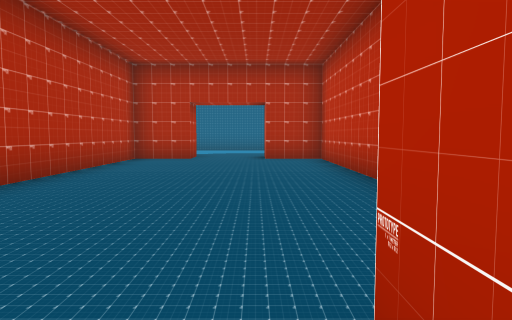
View 1 (above)

20 first-person views from a walk through a scene from a Unity 3-D project. The camera is 1.3 m above the floor, tilts 4° down and sees 70° across. The floor is counted in squares, 2 m on a side. Each view is taken from the middle of a square. On the plan, view 1 faces up. The plan holds only what a view shows up to about 11 squares ahead; the rest is blank. The place goes on beyond the plan. The player is left out.

View 2
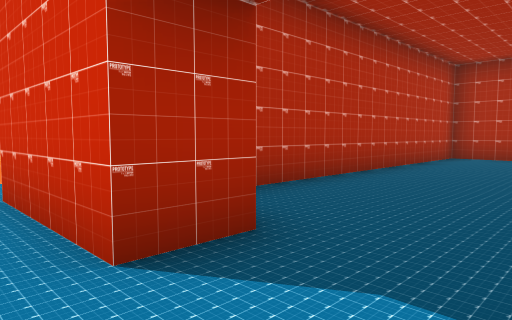

View 3
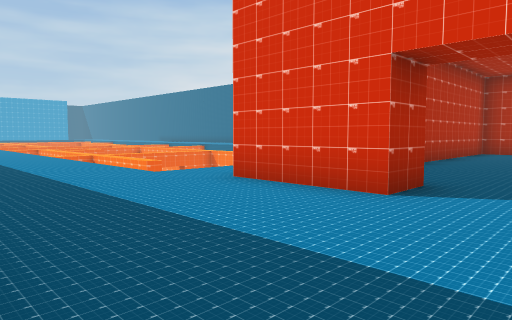

View 4
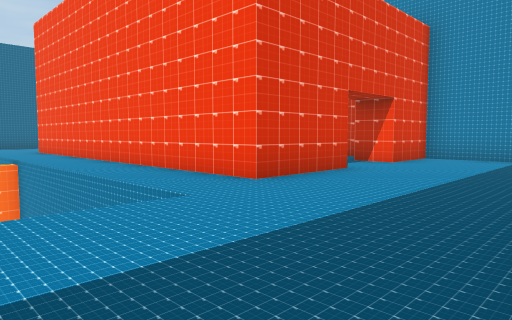

View 5
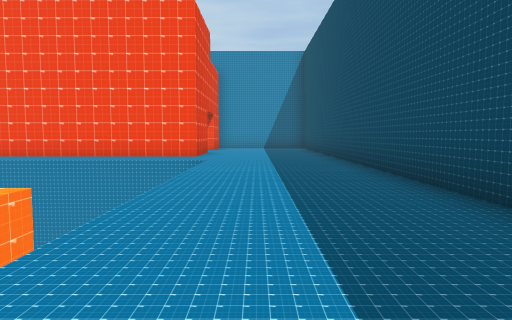

View 6
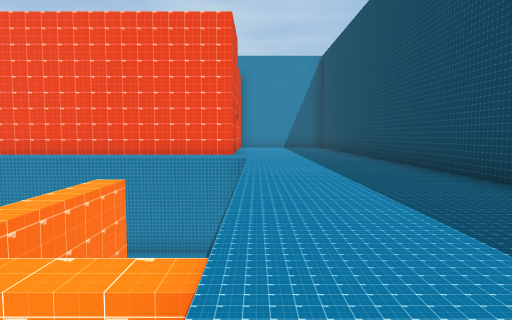

View 7
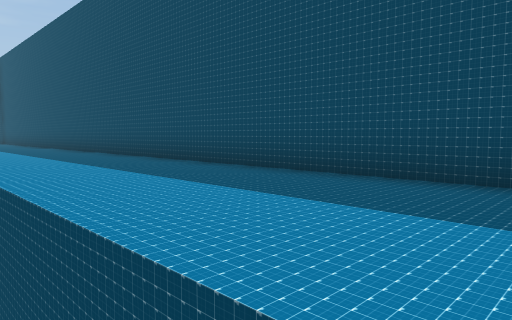

View 8
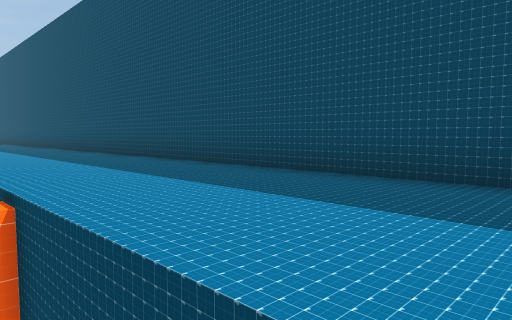

View 9
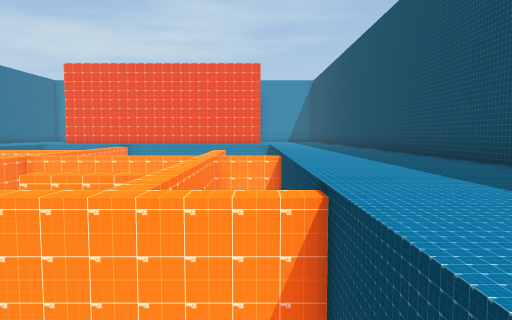

View 10
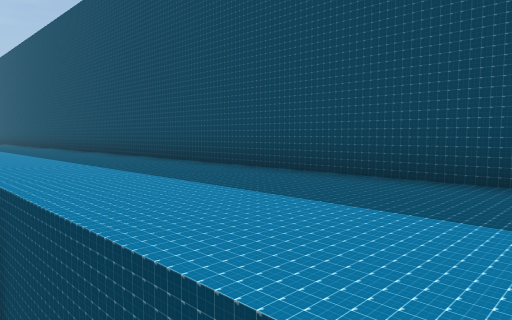

View 11
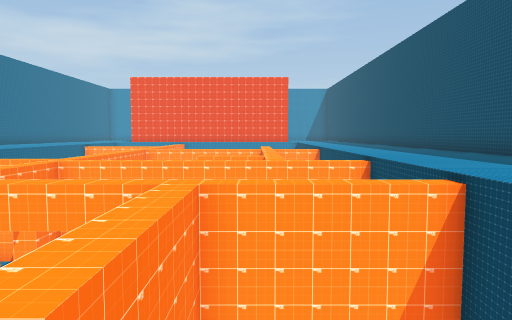

View 12
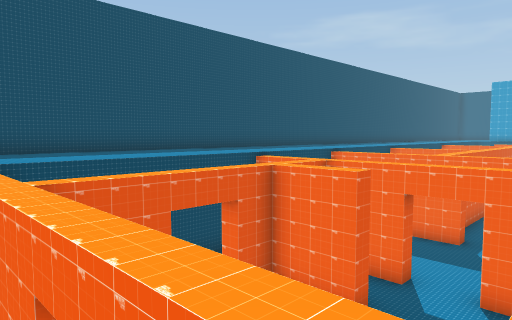

View 13
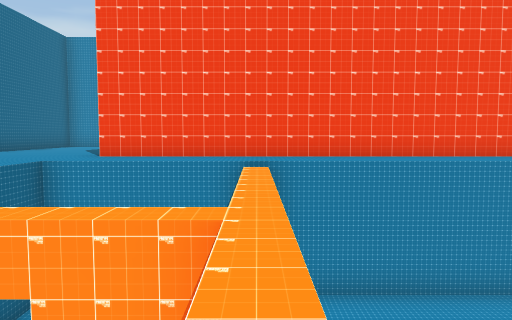

View 14
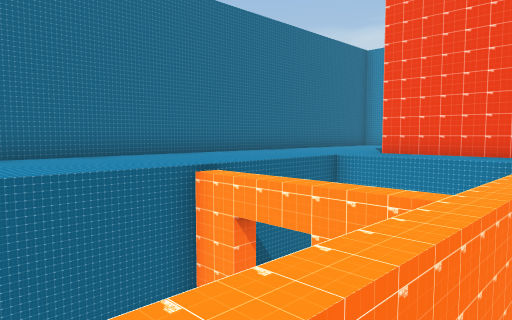

View 15
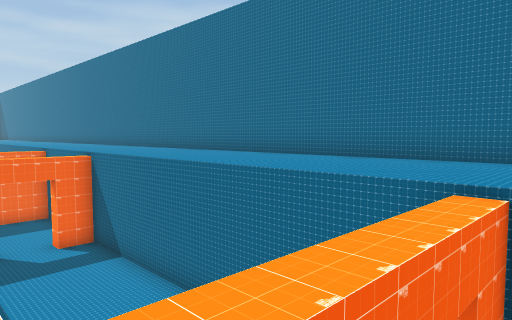

View 16
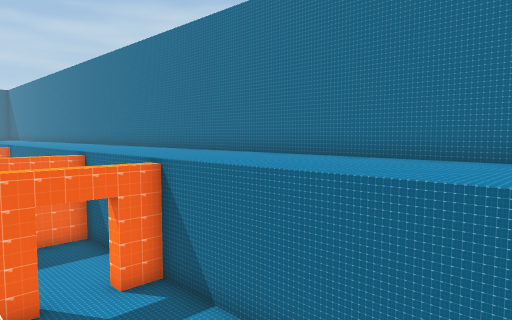

View 17
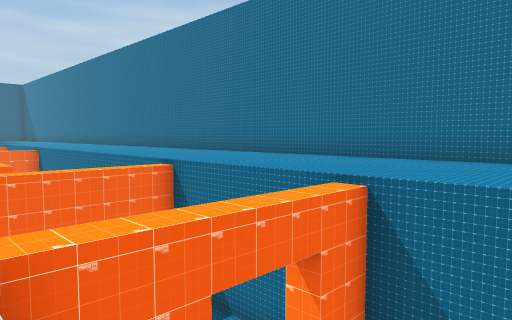

View 18
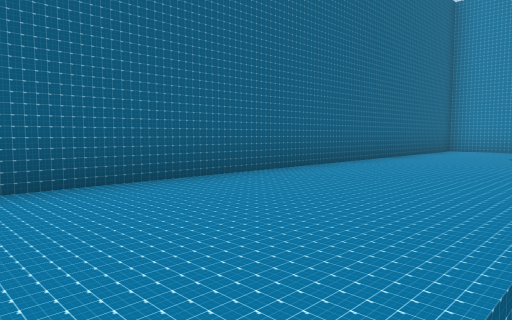

View 19
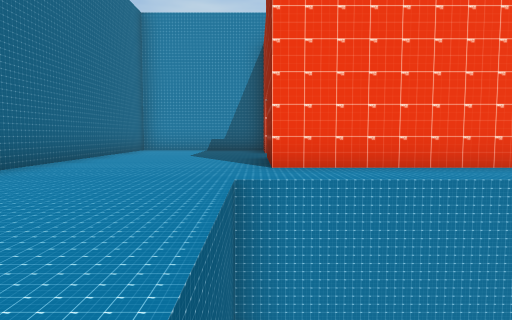

View 20
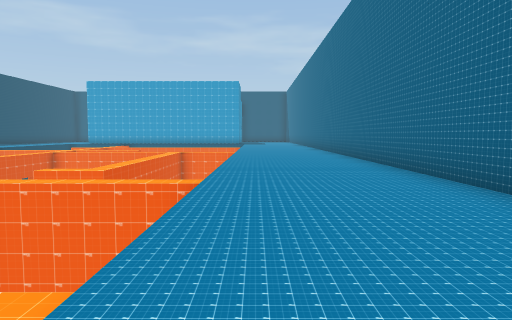

### Floor plan
Key: @ floor where view 1 was taken; # wall or solid block; . main floor; - floor 0.25 m lower than the main floor; v drop or lower ground.
Columns run from 30 left of view 1 to 3 right of it. Each row starts with its distance up from view 1.
 15 ##################################
 14 .................................#
 13 .................................#
 12 ................................
 11  vvvv-vvvvvvvvvvvvvv-vvvv.......
 10      -vvvvvvvvvv    -   v.###..##
  9 vvvv   vvvvvvvvv    -   v.#.....#
  8 vvvv     vv vvv     -   v.#.....#
  7    v     -- -   ---------.#.....#
  6          -v     -      vv.#.....#
  5      -vvv-vv    -      vv.#.....#
  4      -vvv-vv    -      vv.#.....
  3     --vvv-vv    -      vv.#.....
  2 -    -   -vvvvvv- vvv  vv.#.....#
  1      -   -vvvvvv-vvvv   v.#.....#
  0 -    -   -      -       v.###.@###
 -1 .................................#
 -2 .................................#
 -3 ...............................
 -4  ..............................
 -5  ##########################

Positions as (right, up) in squares from view 1, and headings:
1: (0, 0), facing up
2: (0, -1), facing up-left
3: (0, -4), facing up-left
4: (-8, -4), facing up-right
5: (-15, -2), facing right
6: (-16, -1), facing right
7: (-21, 0), facing down-right
8: (-25, 0), facing down-right
9: (-25, 0), facing right
10: (-30, 0), facing down-right
11: (-30, 2), facing right
12: (-13, 7), facing down-left
13: (-13, 7), facing right
14: (-14, 6), facing up-right
15: (-9, 7), facing up-left
16: (-13, 7), facing up-left
17: (-18, 7), facing up-left
18: (-10, 11), facing up-right
19: (-10, 11), facing right
20: (-19, 12), facing left
